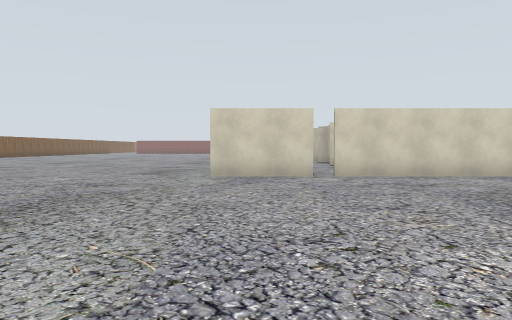
[1] (above)

24 first-person views from a walk through a Gazebo world. The camera is 1.2 m above the floor, tilts 2° down and sees 70° across. The floor is counted in squares, 2 m on a side. Each view is taken from the middle of a square. On the plan, view 1 faces up. The plan holds only what a view shows up to about 10 squares ahead; the rest is blank. The place goes on beyond the plan. Simple patterns stand in for the simulator's built-in surfaces. Some surface patterns are stand-ins.

[2]
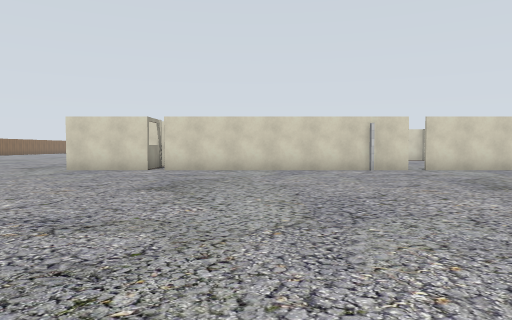

[3]
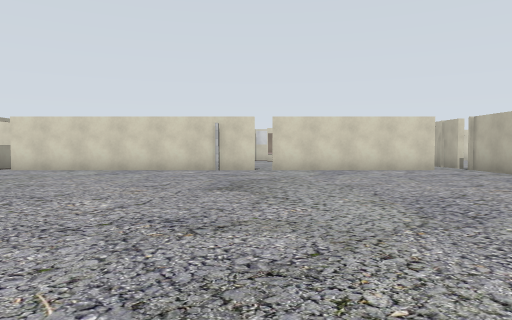

[4]
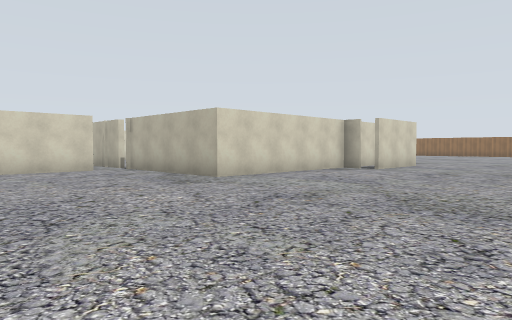

[5]
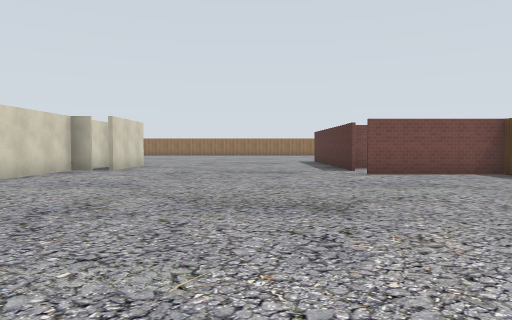

[6]
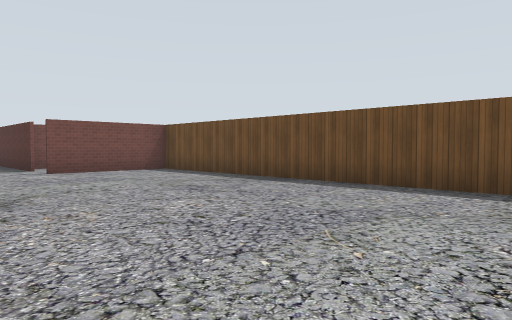

[7]
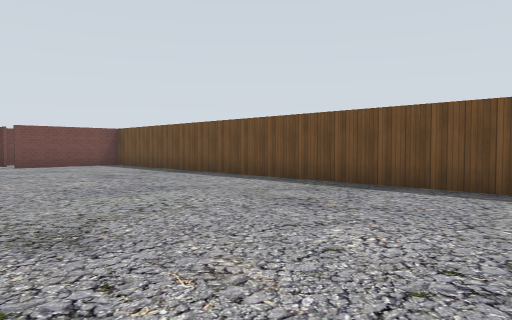

[8]
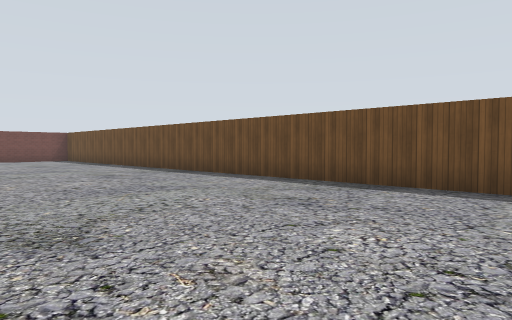

[9]
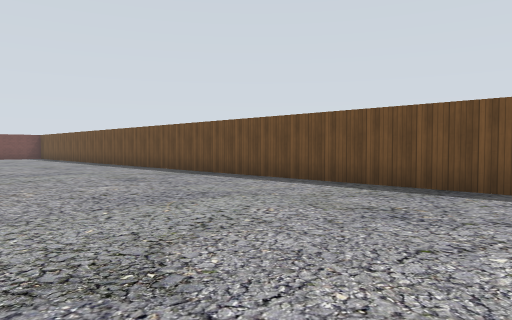

[10]
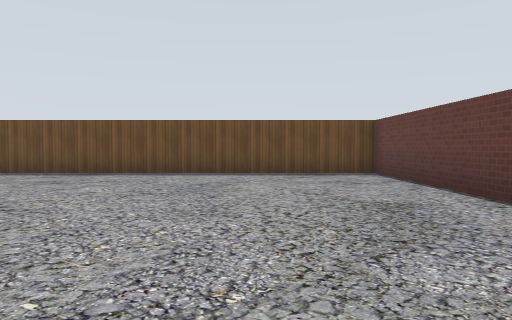

[11]
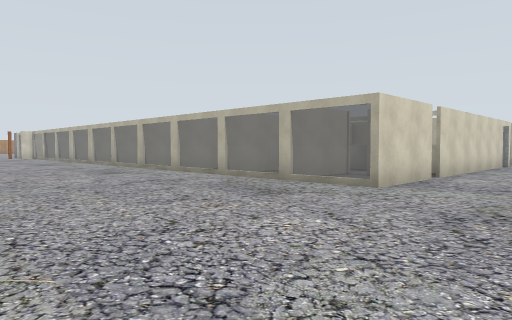

[12]
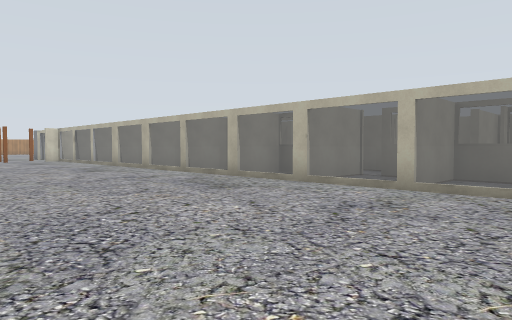

[13]
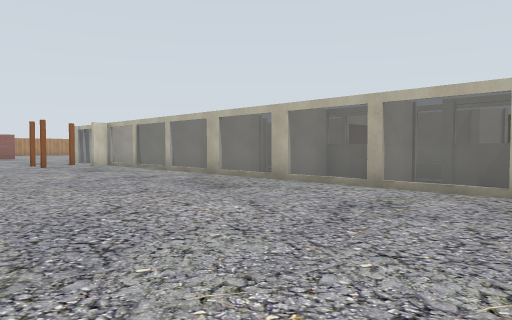

[14]
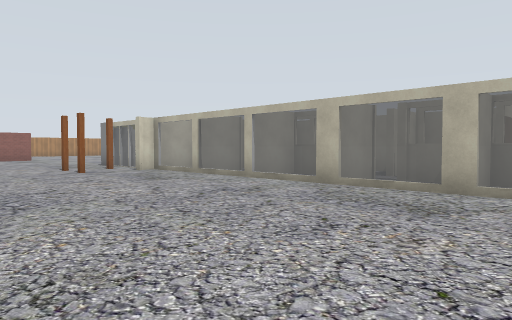

[15]
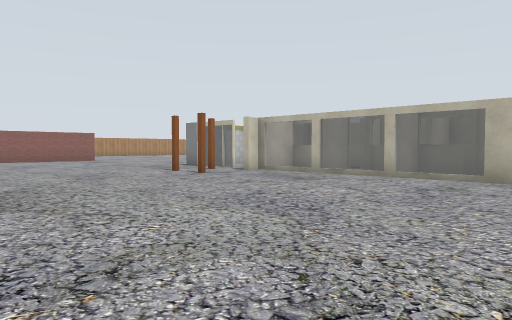

[16]
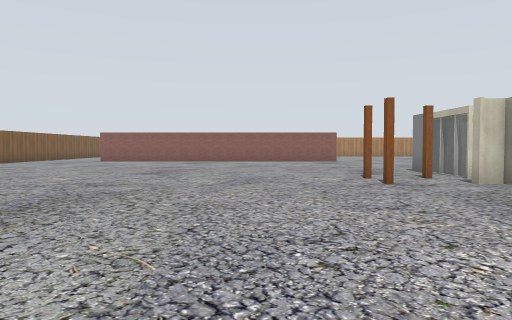

[17]
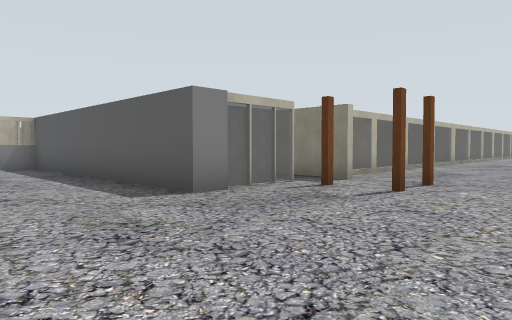

[18]
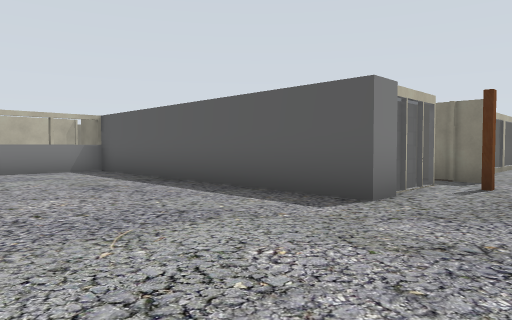

[19]
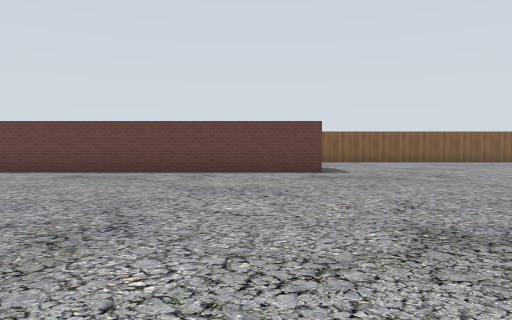

[20]
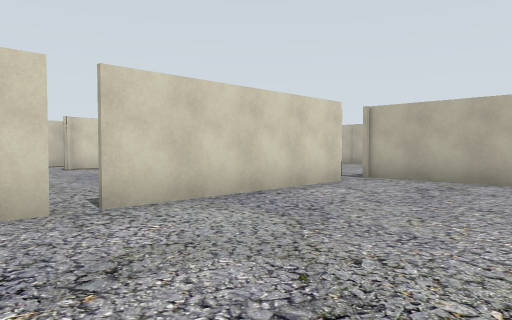

[21]
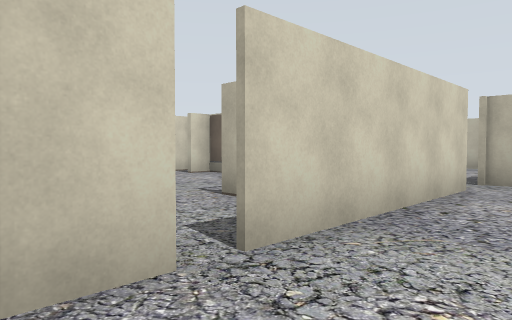

[22]
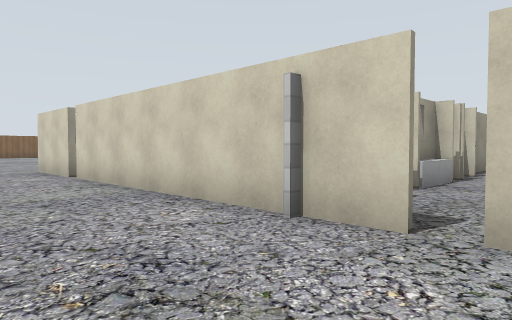

[23]
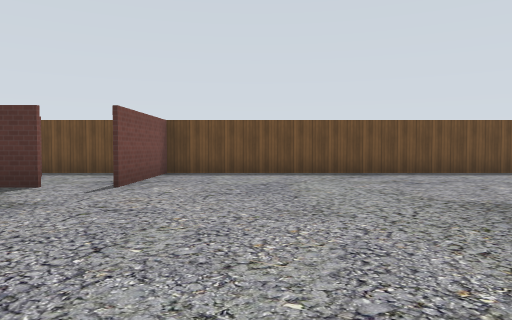

[24]
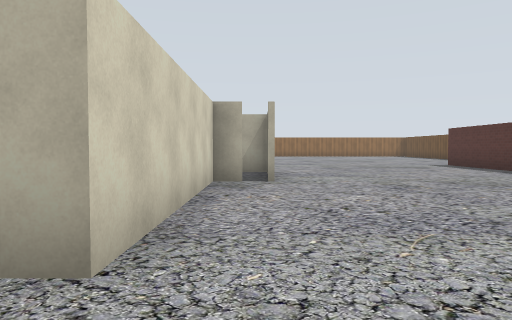

### Floor plan
Points are (right, up) in squares from view 1. A wall is a line through its corners. A room is listed if a view was taken in it or the views show most of it. See-through windows are left out.
Room 1 (views 1, 2, 3, 4, 5, 6, 7, 8, 9, 10, 11, 12, 13, 14, 15, 16, 17, 18, 19, 20, 21, 22, 23, 24)
walls: (1.2, 7.5) (-0.9, 7.5) (-0.9, 26); (-8.7, 3.6) (-8.7, -6.5) (18.5, -6.5); (8, 7.5) (1.5, 7.5); (12.8, 7.5) (8.4, 7.5); (-0.9, 26.9) (-0.9, 29.2) (6.9, 29.2); (6.3, 29.1) (6.3, 31.4); (18.4, 3.1) (18.4, 3.8) (13.7, 3.8) (13.7, 7.6); (17.1, -6.5) (17.1, -3.4)
ways out: gap at (-2, 27); gap at (8, 8)
Room 2 (no view inside)
walls: (1.2, 13) (-1, 13)

Positions as (right, up) in squares from view 1, and headings:
1: (0, 0), facing up
2: (4, -2), facing up
3: (8, -2), facing up
4: (9, -2), facing up-right
5: (9, -1), facing right
6: (8, -1), facing down-right
7: (5, -1), facing down-right
8: (0, -1), facing down-right
9: (-4, -1), facing down-right
10: (-6, 2), facing down
11: (-6, 5), facing up-right
12: (-6, 9), facing up-right
13: (-6, 14), facing up-right
14: (-6, 17), facing up-right
15: (-8, 19), facing up-right
16: (-5, 20), facing up
17: (-5, 32), facing down-right
18: (-3, 33), facing down-right
19: (0, 2), facing left
20: (7, 4), facing up-right
21: (7, 6), facing up-right
22: (9, 5), facing up-left
23: (15, 2), facing down
24: (12, 3), facing right
